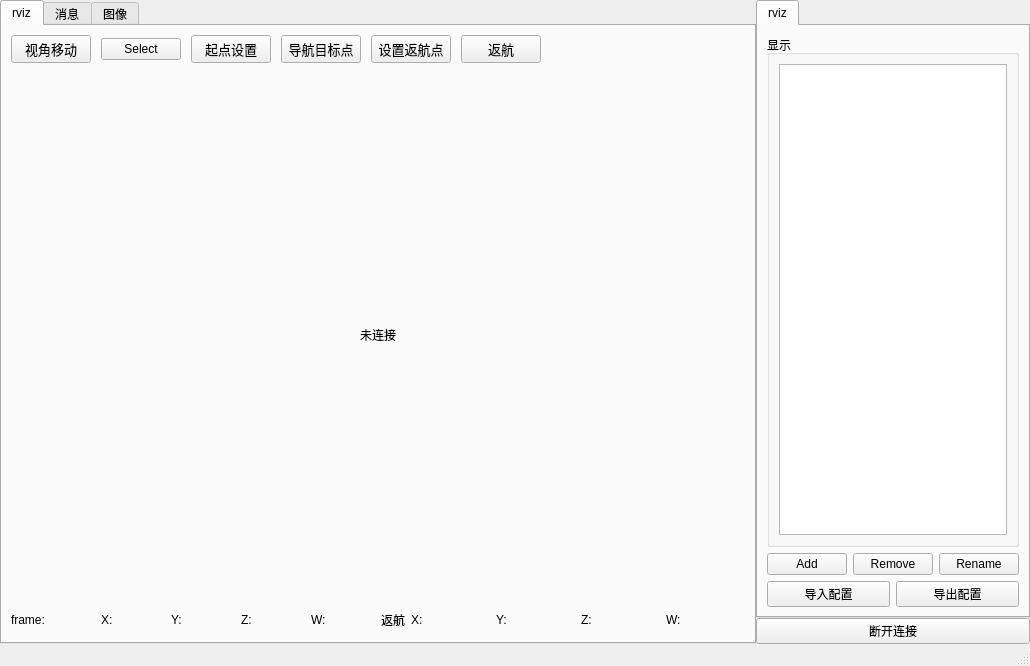
<?xml version="1.0" encoding="UTF-8"?>
<ui version="4.0">
 <class>MainWindow</class>
 <widget class="QMainWindow" name="MainWindow">
  <property name="windowModality">
   <enum>Qt::NonModal</enum>
  </property>
  <property name="geometry">
   <rect>
    <x>0</x>
    <y>0</y>
    <width>1030</width>
    <height>666</height>
   </rect>
  </property>
  <property name="minimumSize">
   <size>
    <width>840</width>
    <height>600</height>
   </size>
  </property>
  <property name="windowTitle">
   <string>MainWindow</string>
  </property>
  <property name="inputMethodHints">
   <set>Qt::ImhNone</set>
  </property>
  <property name="toolButtonStyle">
   <enum>Qt::ToolButtonIconOnly</enum>
  </property>
  <property name="tabShape">
   <enum>QTabWidget::Rounded</enum>
  </property>
  <property name="unifiedTitleAndToolBarOnMac">
   <bool>false</bool>
  </property>
  <widget class="QWidget" name="centralwidget">
   <property name="layoutDirection">
    <enum>Qt::LeftToRight</enum>
   </property>
   <layout class="QHBoxLayout" name="horizontalLayout_7" stretch="8,2">
    <property name="spacing">
     <number>0</number>
    </property>
    <property name="leftMargin">
     <number>0</number>
    </property>
    <property name="topMargin">
     <number>0</number>
    </property>
    <property name="rightMargin">
     <number>0</number>
    </property>
    <property name="bottomMargin">
     <number>0</number>
    </property>
    <item>
     <widget class="QTabWidget" name="tabWidget_left">
      <property name="currentIndex">
       <number>0</number>
      </property>
      <widget class="QWidget" name="rvizeWidget">
       <attribute name="title">
        <string>rviz</string>
       </attribute>
       <layout class="QVBoxLayout" name="verticalLayout" stretch="1,20,1">
        <item>
         <layout class="QHBoxLayout" name="horizontalLayout">
          <property name="spacing">
           <number>10</number>
          </property>
          <property name="leftMargin">
           <number>0</number>
          </property>
          <item>
           <widget class="QPushButton" name="btn_move_camera">
            <property name="font">
             <font>
              <pointsize>10</pointsize>
             </font>
            </property>
            <property name="text">
             <string>视角移动</string>
            </property>
           </widget>
          </item>
          <item>
           <widget class="QPushButton" name="btn_select">
            <property name="text">
             <string>Select</string>
            </property>
           </widget>
          </item>
          <item>
           <widget class="QPushButton" name="btn_set_pos">
            <property name="font">
             <font>
              <pointsize>10</pointsize>
             </font>
            </property>
            <property name="text">
             <string>起点设置</string>
            </property>
           </widget>
          </item>
          <item>
           <widget class="QPushButton" name="btn_set_goal">
            <property name="font">
             <font>
              <pointsize>10</pointsize>
             </font>
            </property>
            <property name="text">
             <string>导航目标点</string>
            </property>
           </widget>
          </item>
          <item>
           <widget class="QPushButton" name="btn_set_return">
            <property name="font">
             <font>
              <pointsize>10</pointsize>
             </font>
            </property>
            <property name="text">
             <string>设置返航点</string>
            </property>
           </widget>
          </item>
          <item>
           <widget class="QPushButton" name="btn_return">
            <property name="font">
             <font>
              <pointsize>10</pointsize>
             </font>
            </property>
            <property name="text">
             <string>返航</string>
            </property>
           </widget>
          </item>
          <item>
           <spacer name="horizontalSpacer">
            <property name="orientation">
             <enum>Qt::Horizontal</enum>
            </property>
            <property name="sizeHint" stdset="0">
             <size>
              <width>40</width>
              <height>20</height>
             </size>
            </property>
           </spacer>
          </item>
         </layout>
        </item>
        <item>
         <layout class="QVBoxLayout" name="layout_rviz">
          <item>
           <widget class="QLabel" name="label_rviz">
            <property name="text">
             <string>未连接</string>
            </property>
            <property name="alignment">
             <set>Qt::AlignCenter</set>
            </property>
           </widget>
          </item>
         </layout>
        </item>
        <item>
         <layout class="QHBoxLayout" name="horizontalLayout_2">
          <item>
           <layout class="QHBoxLayout" name="horizontalLayout_3" stretch="2,2,1,2,1,2,1,2,1,2">
            <item>
             <widget class="QLabel" name="label">
              <property name="font">
               <font>
                <pointsize>9</pointsize>
               </font>
              </property>
              <property name="text">
               <string>frame:</string>
              </property>
             </widget>
            </item>
            <item>
             <widget class="QLabel" name="label_frame">
              <property name="font">
               <font>
                <pointsize>9</pointsize>
               </font>
              </property>
              <property name="text">
               <string/>
              </property>
             </widget>
            </item>
            <item>
             <widget class="QLabel" name="label_3">
              <property name="font">
               <font>
                <pointsize>9</pointsize>
               </font>
              </property>
              <property name="text">
               <string>X:</string>
              </property>
             </widget>
            </item>
            <item>
             <widget class="QLabel" name="label_x">
              <property name="font">
               <font>
                <pointsize>9</pointsize>
               </font>
              </property>
              <property name="text">
               <string/>
              </property>
             </widget>
            </item>
            <item>
             <widget class="QLabel" name="label_5">
              <property name="font">
               <font>
                <pointsize>9</pointsize>
               </font>
              </property>
              <property name="text">
               <string>Y:</string>
              </property>
             </widget>
            </item>
            <item>
             <widget class="QLabel" name="label_y">
              <property name="font">
               <font>
                <pointsize>9</pointsize>
               </font>
              </property>
              <property name="text">
               <string/>
              </property>
             </widget>
            </item>
            <item>
             <widget class="QLabel" name="label_7">
              <property name="font">
               <font>
                <pointsize>9</pointsize>
               </font>
              </property>
              <property name="text">
               <string>Z:</string>
              </property>
             </widget>
            </item>
            <item>
             <widget class="QLabel" name="label_z">
              <property name="font">
               <font>
                <pointsize>9</pointsize>
               </font>
              </property>
              <property name="text">
               <string/>
              </property>
             </widget>
            </item>
            <item>
             <widget class="QLabel" name="label_2">
              <property name="font">
               <font>
                <pointsize>9</pointsize>
               </font>
              </property>
              <property name="text">
               <string>W:</string>
              </property>
             </widget>
            </item>
            <item>
             <widget class="QLabel" name="label_w">
              <property name="font">
               <font>
                <pointsize>9</pointsize>
               </font>
              </property>
              <property name="text">
               <string/>
              </property>
             </widget>
            </item>
           </layout>
          </item>
          <item>
           <layout class="QHBoxLayout" name="horizontalLayout_6" stretch="1,1,2,1,2,1,2,1,2">
            <item>
             <widget class="QLabel" name="label_4">
              <property name="font">
               <font>
                <pointsize>9</pointsize>
               </font>
              </property>
              <property name="text">
               <string>返航</string>
              </property>
             </widget>
            </item>
            <item>
             <widget class="QLabel" name="label_6">
              <property name="font">
               <font>
                <pointsize>9</pointsize>
               </font>
              </property>
              <property name="text">
               <string>X:</string>
              </property>
             </widget>
            </item>
            <item>
             <widget class="QLabel" name="label_x_return">
              <property name="font">
               <font>
                <pointsize>9</pointsize>
               </font>
              </property>
              <property name="text">
               <string/>
              </property>
             </widget>
            </item>
            <item>
             <widget class="QLabel" name="label_8">
              <property name="font">
               <font>
                <pointsize>9</pointsize>
               </font>
              </property>
              <property name="text">
               <string>Y:</string>
              </property>
             </widget>
            </item>
            <item>
             <widget class="QLabel" name="label_y_return">
              <property name="font">
               <font>
                <pointsize>9</pointsize>
               </font>
              </property>
              <property name="text">
               <string/>
              </property>
             </widget>
            </item>
            <item>
             <widget class="QLabel" name="label_9">
              <property name="font">
               <font>
                <pointsize>9</pointsize>
               </font>
              </property>
              <property name="text">
               <string>Z:</string>
              </property>
             </widget>
            </item>
            <item>
             <widget class="QLabel" name="label_z_return">
              <property name="font">
               <font>
                <pointsize>9</pointsize>
               </font>
              </property>
              <property name="text">
               <string/>
              </property>
             </widget>
            </item>
            <item>
             <widget class="QLabel" name="label_10">
              <property name="font">
               <font>
                <pointsize>9</pointsize>
               </font>
              </property>
              <property name="text">
               <string>W:</string>
              </property>
             </widget>
            </item>
            <item>
             <widget class="QLabel" name="label_w_return">
              <property name="font">
               <font>
                <pointsize>9</pointsize>
               </font>
              </property>
              <property name="text">
               <string/>
              </property>
             </widget>
            </item>
           </layout>
          </item>
         </layout>
        </item>
       </layout>
      </widget>
      <widget class="QWidget" name="otherWidget">
       <attribute name="title">
        <string>消息</string>
       </attribute>
      </widget>
      <widget class="QWidget" name="videoWidget">
       <attribute name="title">
        <string>图像</string>
       </attribute>
      </widget>
     </widget>
    </item>
    <item>
     <layout class="QVBoxLayout" name="verticalLayout_3">
      <item>
       <widget class="QTabWidget" name="tabWidget_right">
        <property name="currentIndex">
         <number>0</number>
        </property>
        <widget class="QWidget" name="rviz_view">
         <attribute name="title">
          <string>rviz</string>
         </attribute>
         <layout class="QVBoxLayout" name="verticalLayout_2" stretch="10,1,1">
          <item>
           <widget class="QGroupBox" name="groupBox">
            <property name="title">
             <string>显示</string>
            </property>
            <layout class="QVBoxLayout" name="verticalLayout_5">
             <item>
              <widget class="QTreeView" name="treeView_rviz"/>
             </item>
            </layout>
           </widget>
          </item>
          <item>
           <layout class="QHBoxLayout" name="horizontalLayout_4" stretch="0,0,0">
            <item>
             <widget class="QPushButton" name="btn_add_topic">
              <property name="text">
               <string>Add</string>
              </property>
             </widget>
            </item>
            <item>
             <widget class="QPushButton" name="btn_remove_topic">
              <property name="text">
               <string>Remove</string>
              </property>
             </widget>
            </item>
            <item>
             <widget class="QPushButton" name="btn_rename_topic">
              <property name="text">
               <string>Rename</string>
              </property>
             </widget>
            </item>
           </layout>
          </item>
          <item>
           <layout class="QHBoxLayout" name="horizontalLayout_5">
            <item>
             <widget class="QPushButton" name="btn_load_rvizConfig">
              <property name="text">
               <string>导入配置</string>
              </property>
             </widget>
            </item>
            <item>
             <widget class="QPushButton" name="btn_save_rvizConfig">
              <property name="text">
               <string>导出配置</string>
              </property>
             </widget>
            </item>
           </layout>
          </item>
         </layout>
        </widget>
       </widget>
      </item>
      <item>
       <widget class="QPushButton" name="btn_disconnect">
        <property name="text">
         <string>断开连接</string>
        </property>
       </widget>
      </item>
     </layout>
    </item>
   </layout>
  </widget>
  <widget class="QMenuBar" name="menubar">
   <property name="geometry">
    <rect>
     <x>0</x>
     <y>0</y>
     <width>1030</width>
     <height>22</height>
    </rect>
   </property>
  </widget>
  <widget class="QStatusBar" name="statusbar"/>
 </widget>
 <resources/>
 <connections/>
</ui>
